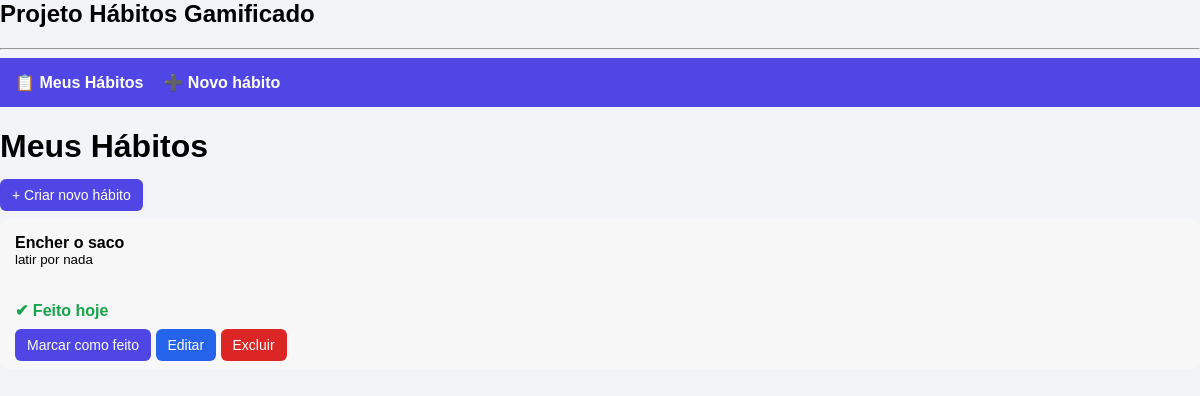
/habitos (signed in), run on an earlier commit of the app's database.
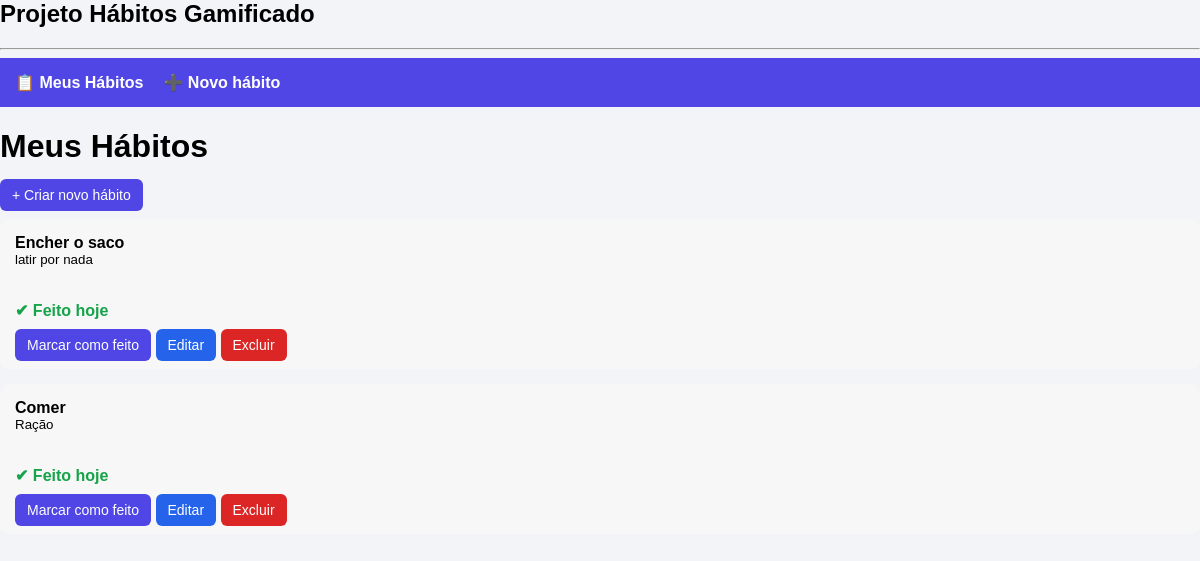
And on a later commit of the database.
### tables this page shows
CREATE TABLE habitos (
        id INTEGER PRIMARY KEY AUTOINCREMENT,
        usuario_id INTEGER,
        titulo TEXT NOT NULL,
        descricao TEXT,
        FOREIGN KEY(usuario_id) REFERENCES usuarios(id)
    );

### app.py (the view)
@app.route("/habitos")
def habitos():
    if "usuario_id" not in session:
        return redirect("/login")
    conn = conectar_banco()
    cursor = conn.cursor()
    cursor.execute("""
        SELECT id, titulo, descricao
        FROM habitos
        WHERE usuario_id = ?
    """, (session["usuario_id"],))
    lista = cursor.fetchall()
    conn.close()
    habitos_completos = []
    for h in lista:
        streak = calcular_streak(session["usuario_id"], h[0])
        habitos_completos.append((h[0], h[1], h[2], streak))
    return render_template("habitos.html", habitos=habitos_completos)

### app.py (called while the page is built)
def conectar_banco():
    caminho = os.path.join(os.path.dirname(__file__), "database", "habitos.db")
    return sqlite3.connect(caminho, timeout=10, check_same_thread=False)

def calcular_streak(usuario_id, habito_id):
    conn = conectar_banco()
    cursor = conn.cursor()
    cursor.execute("""
        SELECT data
        FROM progresso_diario
        WHERE usuario_id = ? AND habito_id = ?
        ORDER BY data DESC
    """, (usuario_id, habito_id))
    datas = [row[0] for row in cursor.fetchall()]
    conn.close()
    if not datas:
        return 0
    streak = 1
    hoje = date.today()
    for data_str in datas[1:]:
        dia = date.fromisoformat(data_str)
        anterior = hoje.fromordinal(hoje.toordinal() - streak)
        if dia == anterior:
            streak += 1
        else:
            break
    return streak

### templates/habitos.html
{% extends "base.html" %}
{% block content %}
<h1>Meus Hábitos</h1>
<a class="btn" href="/criar_habito">+ Criar novo hábito</a>
<ul class="lista-habitos">
    {% for h in habitos %}
        <li class="habito-item">
            <strong>{{ h[1] }}</strong><br>
            <small>{{ h[2] }}</small><br><br>
            {% if h[3] == 1 %}
                <p class="feito-hoje">✔ Feito hoje</p>
            {% endif %}
            <a class="btn" href="/marcar/{{ h[0] }}">Marcar como feito</a>
            <a class="btn editar" href="/editar/{{ h[0] }}">Editar</a>
            <a class="btn deletar" href="/deletar_habito/{{ h[0] }}">Excluir</a>
        </li>
    {% endfor %}
</ul>
{% endblock %}

### templates/base.html (shortened to what this page needs)
<DOCTYPE html>
<html lang="pt-br">
<head>
    <link rel="stylesheet" href="{{ url_for('static', filename='style.css') }}">
</head>
<body>
    <header>
        <h2>Projeto Hábitos Gamificado</h2>
        <hr>
    </header>
    <nav class="navbar">
    <a href="/">📋 Meus Hábitos</a>
    <a href="/criar_habito">➕ Novo hábito</a>
</nav>
    <main>
        {%block content %}{% endblock %}
    </main>
</body>
</html>
</DOCTYPE>

### static/style.css (style rules this page uses)
.lista-habitos { list-style: none; padding: 0; }
.habito-item { background: #f7f7f7; padding: 15px; margin-bottom: 15px; border-radius: 10px; }
body { font-family: Arial, sans-serif; background: #f2f4f7; margin: 0; padding: 0; }
.navbar { background: #4f46e5; padding: 15px; display: flex; gap: 20px; }
.navbar a { color: white; text-decoration: none; font-weight: bold; }
.btn { background: #4f46e5; color: white; padding: 8px 12px; border-radius: 6px; text-decoration: none; font-size: 14px; }
.editar { background: #2563eb; }
.deletar { background: #dc2626; }
.feito-hoje { color: #16a34a; font-weight: bold; }

What changed in the data, as far as the page shows it:
added habitos: titulo "Comer", descricao "Ração"
